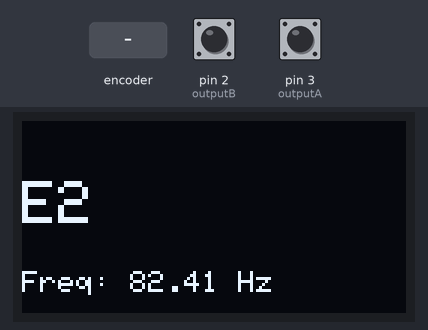
The sketch below on a simulated Arduino Uno, built with avr-gcc and run on an emulated ATmega328P. Parts: 128×64 one-colour display. The test bench sets the inputs (shaded band); at power-on: pin 2 (outputB) HIGH, pin 3 (outputA) HIGH. What the sketch prints to the serial monitor is not drawn.

Above: at 1.2 s.
1.3 s: rotary encoder on pin 3 (outputA) / pin 2 (outputB) turned 2 steps (second pin leading)
At 2.2 s:
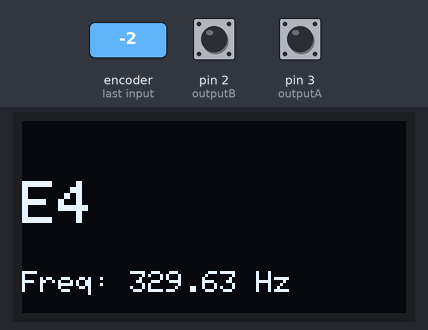
Timing chart, 0 to 4.3 s (numbered marks = the images above; inputs shaded):
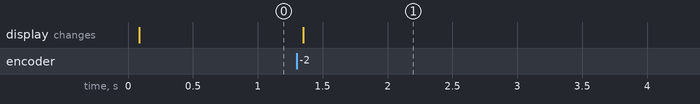

The sketch:

TestNoteSelection.ino
```cpp
/*
We originally use a rotary encoder and an I2C Display for the user
to select the note that needs to be tuned. However, we ran into
issues with Arduino memory as our final program with all the components
took up too much space, and the I2C display would not work. We elected to
use LEDs to indicate which string was being tuned as the I2C display was
more aesthetic purposes and less for functionality.
We are including this program in our unit tests to show that our I2C display
and rotary encoder work together to select the note.
*/

#include <Wire.h>
#include <Adafruit_SSD1306.h>
#include <math.h>

#define DEBOUNCE_DELAY 50 // milliseconds
#define SCREEN_WIDTH 128
#define SCREEN_HEIGHT 64
#define outputA 3
#define outputB 2
#define SCL A5
#define SDA A4
#define ENC_RD PIND
#define BUTTON_PIN 7


// Set up display
Adafruit_SSD1306 disp(128, 64, &Wire);

int noteSelected = 0;

// Guitar notes
int currentNote = 0;
// "E", "A", "D", "G", "B", "E" correspond to 0, 1, 2, 3, 4, 5
String notes[] = {"E2", "A2", "D3", "G3", "B3", "E4"};
double frequencies[] = {82.41, 110.00, 146.83, 196.00, 246.94, 329.63};


// Rotary encoder value
int rotaryValue = 0;
unsigned long lastDebounceTime = 0;

void setup() {
  Serial.begin(9600);

  DDRD &= ~(1 << outputA); //Set outputA as input
  PORTD |= (1 << outputA); //Enable pull-up resistor on outputA
  DDRD &= ~(1 << outputB); // Set outputB as input
  PORTD |= (1 << outputB); // Enable pull-up resistor on outputB


  // Attach interrupts
  attachInterrupt(digitalPinToInterrupt(outputA), updateRotation, CHANGE);
  attachInterrupt(digitalPinToInterrupt(outputB), updateRotation, CHANGE);

  // Display Setup
  disp.begin(SSD1306_SWITCHCAPVCC, 0x3c);
  disp.clearDisplay();
  disp.display();
}


void loop() {
  // Map rotary value to a note
  mapNote();
  Serial.println(rotaryValue);

  // Draw note
  disp.clearDisplay();
  displayNote();
  // disp.display();

  delay(10);
}

void displayNote() {
  disp.setTextSize(2); //Set text size. You can adjust this for different display sizes
  disp.setTextColor(SSD1306_WHITE); // Set font color to white
  disp.setCursor(0, 20); // Set cursor to start at top-left corner of the display

  // Print current note
  disp.println(notes[currentNote]);

  // Optionally, display the frequency as well
  disp.setTextSize(1); //Smaller text for the frequency
  disp.setCursor(0, 50); // Move cursor to lower on the display
  disp.print("Freq: ");
  disp.print(frequencies[currentNote]);
  disp.println(" Hz");

  // Show the changes on the display
  disp.display();
}

// Encoder interrupt routine influenced by https://github.com/mo-thunderz/RotaryEncoder/blob/main/Arduino/ArduinoRotaryEncoder/ArduinoRotaryEncoder.ino
void updateRotation() {
  if ((millis() - lastDebounceTime) > DEBOUNCE_DELAY) {
    static uint8_t old_AB = 3; //Lookup table index
    static int8_t encval = 0; // Encoder value
    // Encoder lookup table
    static const int8_t enc_states [] PROGMEM = {0,-1,1,0,1,0,0,-1,-1,0,0,1,0,1,-1,0};
    old_AB <<=2; // Remember previous state
    old_AB |= (( ENC_RD >> 2 ) & 0x03 );
    encval += pgm_read_byte(&(enc_states[( old_AB & 0x0f )]));

    // change rotary value by encval
    rotaryValue += encval;
    encval = 0;

    /*
    Wrap rotary value within the range 0-128
    We do this in the following steps:
    1. rotaryValue % 129 ensures that any rotaryValue above 128 wraps back to 0
    2. rotaryValue % 129 + 129 ensures that a negative rotaryValue will become positive
    3. (rotaryValue % 129 + 129) % 129 ensures that both possibilities result in a number [0, 28]
    */
    rotaryValue = (rotaryValue % 129 + 129) % 129;
  }
}

// Maps the rotary encoder value to one of the six guitar notes
void mapNote() {
  // Divide the range 0-128 into six segments, each segment corresponding to a note
  currentNote = rotaryValue / 22; // 128 / 6 approximately equals 22, rounding up to handle overflow

  // Cap note at 5
  if (currentNote > 5) currentNote = 5;
}
```

Measured:
- after the input at 1.3 s, the display: changes after 0.05 s (image 1)
